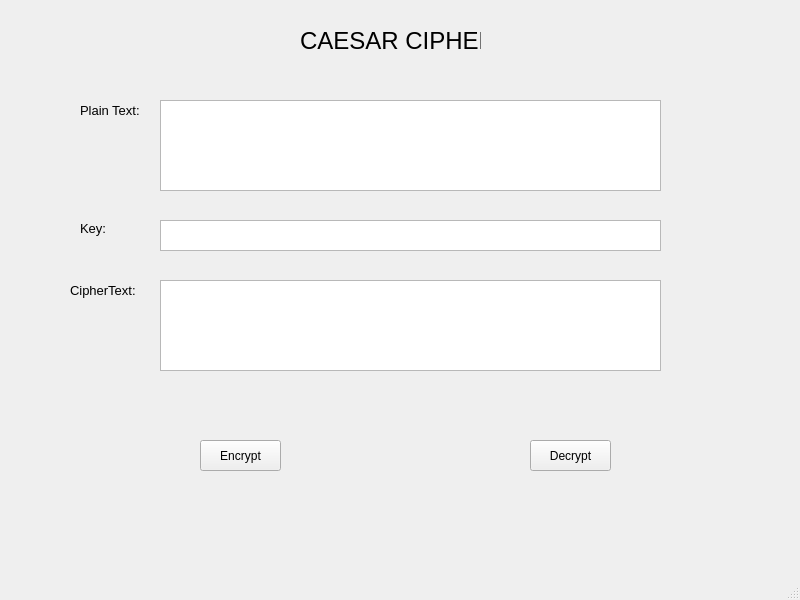
<?xml version="1.0" encoding="UTF-8"?>
<ui version="4.0">
 <class>MainWindow</class>
 <widget class="QMainWindow" name="MainWindow">
  <property name="geometry">
   <rect>
    <x>0</x>
    <y>0</y>
    <width>800</width>
    <height>600</height>
   </rect>
  </property>
  <property name="windowTitle">
   <string>MainWindow</string>
  </property>
  <widget class="QWidget" name="centralwidget">
   <widget class="QLabel" name="label">
    <property name="geometry">
     <rect>
      <x>300</x>
      <y>30</y>
      <width>181</width>
      <height>21</height>
     </rect>
    </property>
    <property name="font">
     <font>
      <pointsize>18</pointsize>
     </font>
    </property>
    <property name="text">
     <string>CAESAR CIPHER</string>
    </property>
   </widget>
   <widget class="QLabel" name="label_2">
    <property name="geometry">
     <rect>
      <x>80</x>
      <y>100</y>
      <width>61</width>
      <height>21</height>
     </rect>
    </property>
    <property name="font">
     <font>
      <pointsize>10</pointsize>
     </font>
    </property>
    <property name="text">
     <string>Plain Text:</string>
    </property>
   </widget>
   <widget class="QLabel" name="label_3">
    <property name="geometry">
     <rect>
      <x>80</x>
      <y>220</y>
      <width>51</width>
      <height>16</height>
     </rect>
    </property>
    <property name="font">
     <font>
      <pointsize>10</pointsize>
     </font>
    </property>
    <property name="text">
     <string>Key:</string>
    </property>
   </widget>
   <widget class="QLabel" name="label_4">
    <property name="geometry">
     <rect>
      <x>70</x>
      <y>280</y>
      <width>71</width>
      <height>21</height>
     </rect>
    </property>
    <property name="font">
     <font>
      <pointsize>10</pointsize>
     </font>
    </property>
    <property name="text">
     <string>CipherText:</string>
    </property>
   </widget>
   <widget class="QPlainTextEdit" name="txt_plaintext">
    <property name="geometry">
     <rect>
      <x>160</x>
      <y>100</y>
      <width>501</width>
      <height>91</height>
     </rect>
    </property>
   </widget>
   <widget class="QTextEdit" name="txt_key">
    <property name="geometry">
     <rect>
      <x>160</x>
      <y>220</y>
      <width>501</width>
      <height>31</height>
     </rect>
    </property>
   </widget>
   <widget class="QPlainTextEdit" name="txt_ciphertext">
    <property name="geometry">
     <rect>
      <x>160</x>
      <y>280</y>
      <width>501</width>
      <height>91</height>
     </rect>
    </property>
   </widget>
   <widget class="QPushButton" name="btn_encrypt">
    <property name="geometry">
     <rect>
      <x>200</x>
      <y>440</y>
      <width>81</width>
      <height>31</height>
     </rect>
    </property>
    <property name="text">
     <string>Encrypt</string>
    </property>
   </widget>
   <widget class="QPushButton" name="btn_decrypt">
    <property name="geometry">
     <rect>
      <x>530</x>
      <y>440</y>
      <width>81</width>
      <height>31</height>
     </rect>
    </property>
    <property name="text">
     <string>Decrypt</string>
    </property>
   </widget>
  </widget>
  <widget class="QMenuBar" name="menubar">
   <property name="geometry">
    <rect>
     <x>0</x>
     <y>0</y>
     <width>800</width>
     <height>21</height>
    </rect>
   </property>
  </widget>
  <widget class="QStatusBar" name="statusbar"/>
 </widget>
 <resources/>
 <connections/>
</ui>
